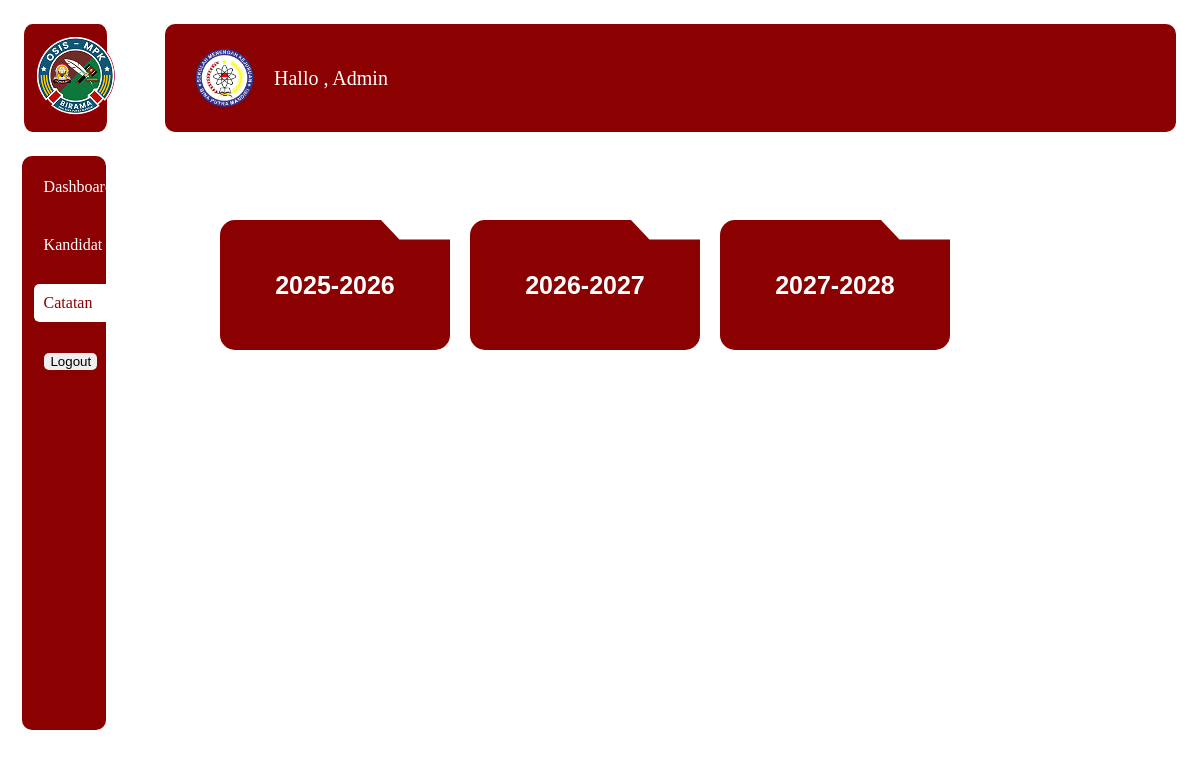
Screenshot of /admin/arsip.php with the database file from the repository.
### tables this page shows
CREATE TABLE IF NOT EXISTS `periode` (
  `id` int NOT NULL AUTO_INCREMENT,
  `tahun` varchar(50) DEFAULT NULL,
  `is_active` enum('Y','N') DEFAULT NULL,
  PRIMARY KEY (`id`)
);

### admin/arsip.php (the view, shortened to what this page needs)
<?php
include "../config/koneksi.php";
$periode = mysqli_query($conn,
    "SELECT * FROM periode"
);
?>
<!DOCTYPE html>
<html lang="en">
<head>
    <link rel="stylesheet" href="../assets/css/arsip.css">
</head>
<body>
<header>
    <div class="logo">
        <img src="../assets/img/logo_osemka.png">
    </div>
    <div class="admin">
        <img src="../assets/img/logo bpm.png">
        <p>Hallo , Admin</p>
    </div>
</header>
<div class="sidebar">
    <li>
        <a href="dashboard.php">
            Dashboard
        </a>
    </li>
    <li>
        <a href="calon.php">
            Kandidat
        </a>
    </li>
    <li class="hal">
        <a href="arsip.php">
            Catatan
        </a>
    </li>
    <a href="../controller/p_logout.php">
        <button>Logout</button>
    </a>
</div>
<div class="main">
<?php
while($p = mysqli_fetch_assoc($periode)){
?>
    <div class="box"
        onclick="openPopup('popup<?= $p['id']; ?>')">
        <h2>
            <?= $p['tahun']; ?>
        </h2>
    </div>
<?php } ?>
</div>
</body>
</html>

### assets/css/arsip.css (style rules this page uses)
body { margin: 0; padding: 0; }
header { display: flex; margin: 2%; position: sticky; top: 10px; }
.logo { padding: 10px; background-color: darkred; border-radius: 10%; margin-right: 5%; width: 5.5%; height: 5%; }
.admin { display: flex; align-items: center; padding: 10px; background-color: darkred; border-radius: 10px; }
.admin img { width: 6%; margin: 0% 2% ; }
.admin p { color: white; font-size: 20px; }
.sidebar { margin: 1.8%; padding: 1%; background-color: darkred; width: 5%; height: 550px; border-radius: 10px; position: sticky; top: 150px; }
.sidebar li { list-style: none; margin-bottom: 20px; }
.sidebar a { text-decoration: none; color: white; padding: 10px; display: block; border-radius: 5px; }
.sidebar .hal a { position: relative; display: block; padding: 10px; width: 100px; border-radius: 5px; color: white; overflow: hidden; z-index: 1; }
.sidebar .hal a::before { content: ""; position: absolute; top: 0; left: 0; width: 0%; height: 100%; background: white; border-radius: 5px; z-index: -1; animation: slideBg 0.5s ease forwards; }
.sidebar .hal a { animation: textColor 0.5s ease forwards; }
.sidebar button { border: none; border-radius: 5px; position: relative; top: 78%; margin-left: 2%; }
.box { width: 180px; height: 140px; background: darkred; clip-path: polygon( 0 0, 70% 0, 78% 15%, 100% 15%, 100% 100%, 0 100% ); padding: 15px; color: white; font-family: Arial, sans-serif; cursor: pointer; }
.box h2 { margin: 0; font-size: 25px; }
.main { position: absolute; top: 200px; left:0px; display: flex; gap: 20px; flex-wrap: wrap; margin-left: 200px; padding: 20px; }
.box { width: 200px; height: 100px; background: darkred; color: white; border-radius: 15px; display: flex; justify-content: center; align-items: center; cursor: pointer; }

### rows the page displays
periode: tahun "2025-2026"
periode: tahun "2026-2027"
periode: tahun "2027-2028"
